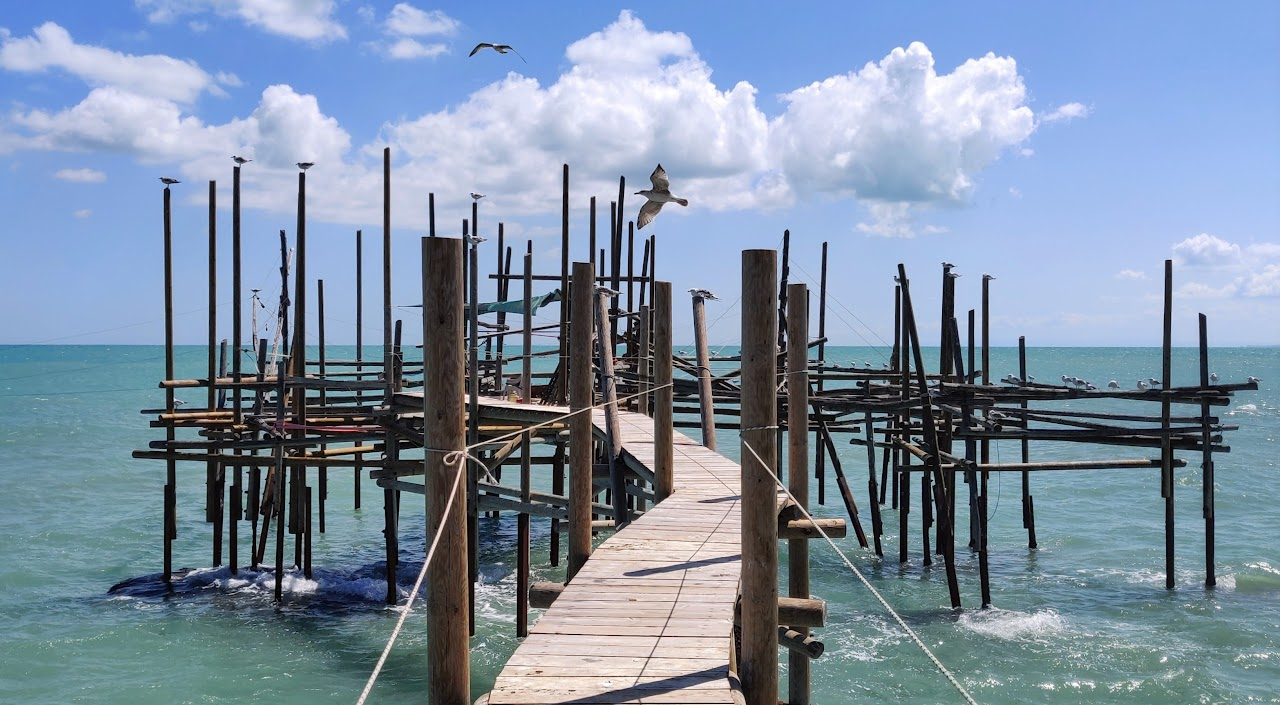
%> input picture sysid/images/trabocco.jpg, 1280 x 705 px
$ octave image_svd_compression.m   (GNU Octave 9; MATLAB toolbox functions it lacks are replaced by stand-ins)
%> lines starting %> are read from the running program, lines starting %| are printed output that depends on the picture
%% Chapter 3 - Image compression with the truncated SVD
% Each colour channel of an m x n RGB image is an m x n matrix; its rank-p truncated SVD
% is the best rank-p approximation (Eckart-Young-Mirsky) and requires p*(m+n+1) numbers
% instead of m*n.  Run from code/matlab (the image is in ../../figures).
A = im2double(imread(fullfile('..', '..', 'figures', 'trabocco.jpg')));  % values in [0,1]
[m, n, nc] = size(A);
%> m = 705; n = 1280; nc = 3
ranks = [1 10 30 100 300];

% SVD of each channel, computed once (thin SVD: min(m,n) singular triplets)
U = cell(1, nc); S = cell(1, nc); V = cell(1, nc);
%> after `U = cell(1, nc)`: U = {[], [], []}
%> after `S = cell(1, nc)`: S = {[], [], []}
%> after `V = cell(1, nc)`: V = {[], [], []}
for c = 1:nc
    [U{c}, S{c}, V{c}] = svd(A(:, :, c), 'econ');
end
%> after the loop, S = 3 items; U = 3 items; V = 3 items

% singular values of the three channels
figure;
semilogy(diag(S{1}), 'r'); hold on; semilogy(diag(S{2}), 'g'); semilogy(diag(S{3}), 'b');
xlabel('i'); ylabel('\sigma_i'); legend('R', 'G', 'B'); grid on;
%> after `grid on`:
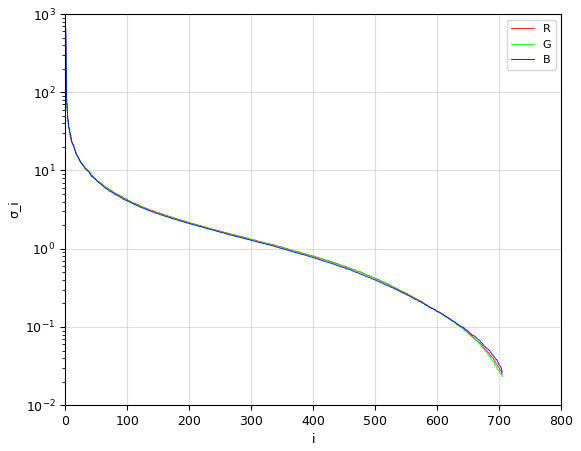
%> figure redrawn from the program's plot data; curve peaks at x = 1, y = 486.9; curve peaks at x = 1, y = 555.1; curve peaks at x = 1, y = 648.4

% rank-p approximations, storage and quality
figure;
subplot(2, 3, 1); imshow(A); title('Original');
fprintf('break-even rank mn/(m+n+1) = %.1f\n', m*n/(m+n+1));
%| break-even rank mn/(m+n+1) = 454.4
fprintf('    p   storage   ratio  rel.err   PSNR\n');
for k = 1:numel(ranks)
    p  = ranks(k);
    Ap = zeros(m, n, nc);
    for c = 1:nc
        Ap(:, :, c) = U{c}(:, 1:p)*S{c}(1:p, 1:p)*V{c}(:, 1:p)';
    end
    storage = p*(m + n + 1)/(m*n);                 % fraction of stored numbers
    relerr  = norm(A(:) - Ap(:))/norm(A(:));       % relative Frobenius error
    psnrdB  = 10*log10(1/mean((A(:) - Ap(:)).^2)); % peak value = 1
    fprintf('%5d  %6.1f%%  %6.1f  %6.2f%%  %5.1f dB\n', ...
            p, 100*storage, 1/storage, 100*relerr, psnrdB);
    Ap = min(max(Ap, 0), 1);                       % clip to [0,1] for display
    subplot(2, 3, k + 1); imshow(Ap); title(sprintf('p = %d', p));
    imwrite(Ap, sprintf('trabocco_p%03d.jpg', p), 'Quality', 95);
end
%> this loop made 5 passes
%> (relerr, psnrdB) on passes 1 to 5: (0.291, 14.82), (0.167, 19.63), (0.114, 22.92), (0.0614, 28.32), (0.0208, 37.71)
%|     1     0.2%   454.4   29.08%   14.8 dB
%|    10     2.2%    45.4   16.71%   19.6 dB
%|    30     6.6%    15.1   11.45%   22.9 dB
%|   100    22.0%     4.5    6.14%   28.3 dB
%|   300    66.0%     1.5    2.08%   37.7 dB
%> pass 1, `Ap = min(max(Ap, 0), 1);`:
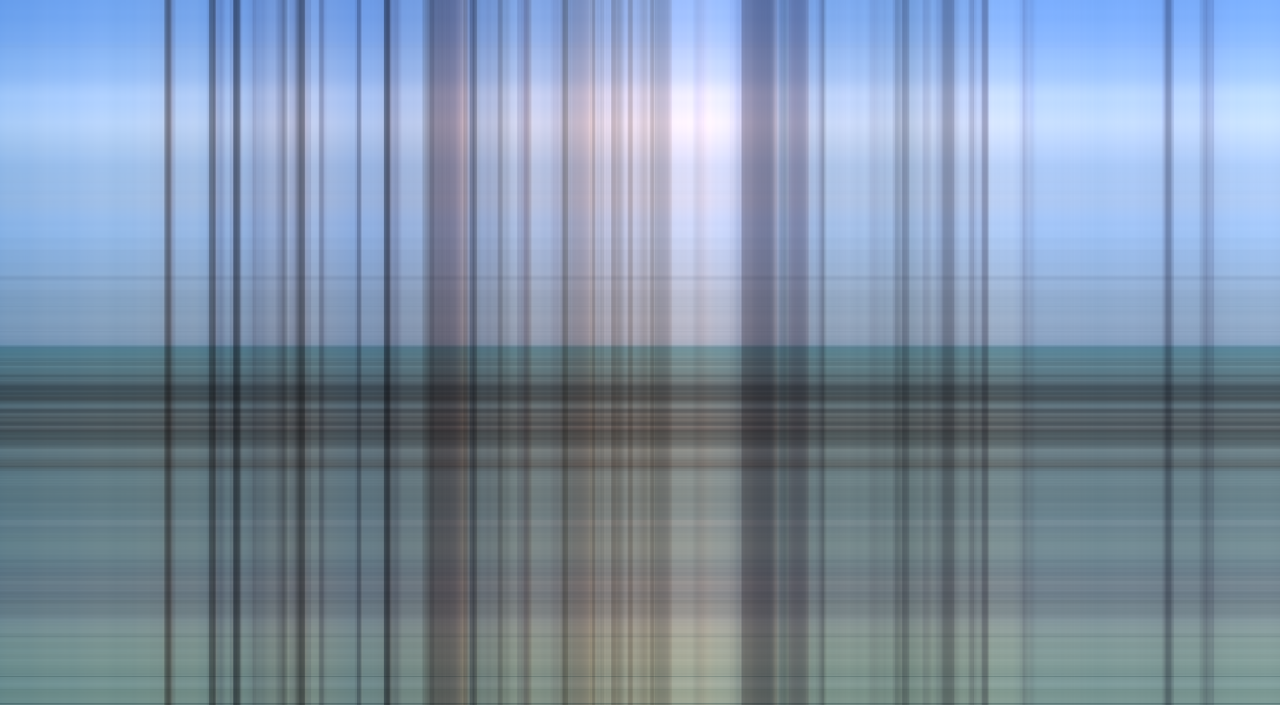
%> Ap: size 705x1280x3 double; mean R, G, B 0.493, 0.564, 0.646
%> pass 2, `Ap = min(max(Ap, 0), 1);`:
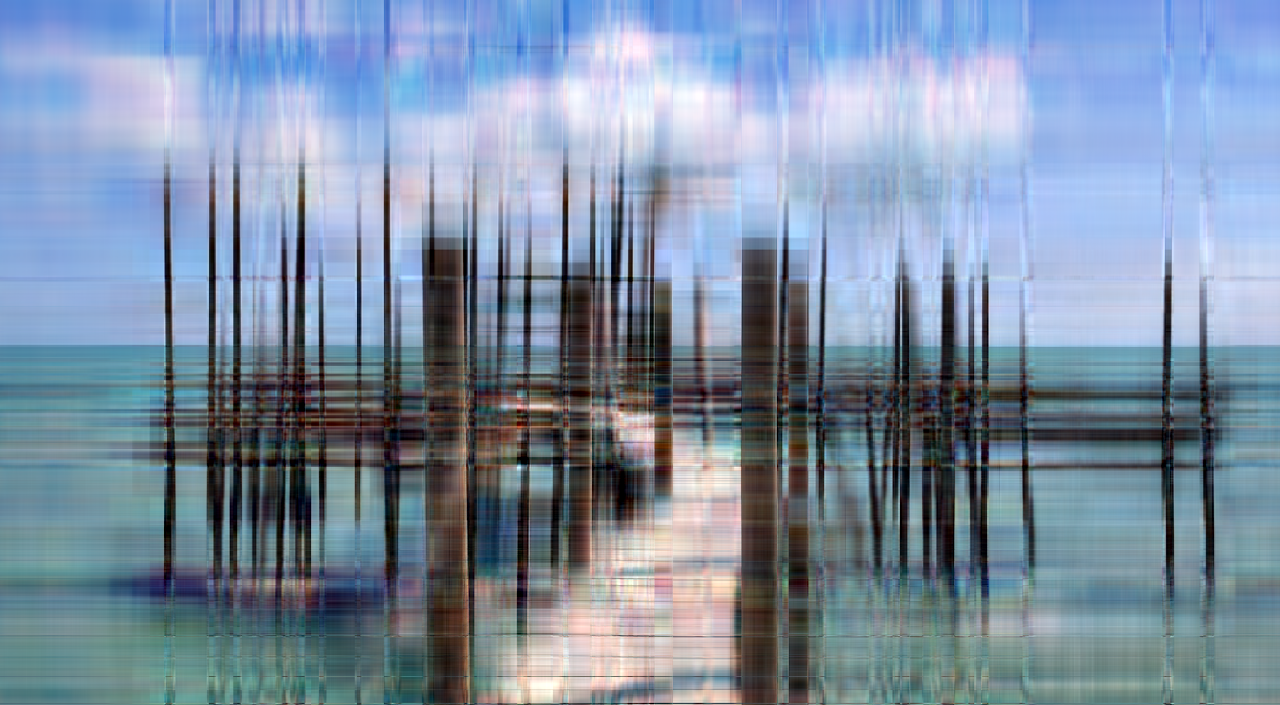
%> Ap: size 705x1280x3 double; mean R, G, B 0.492, 0.563, 0.646
